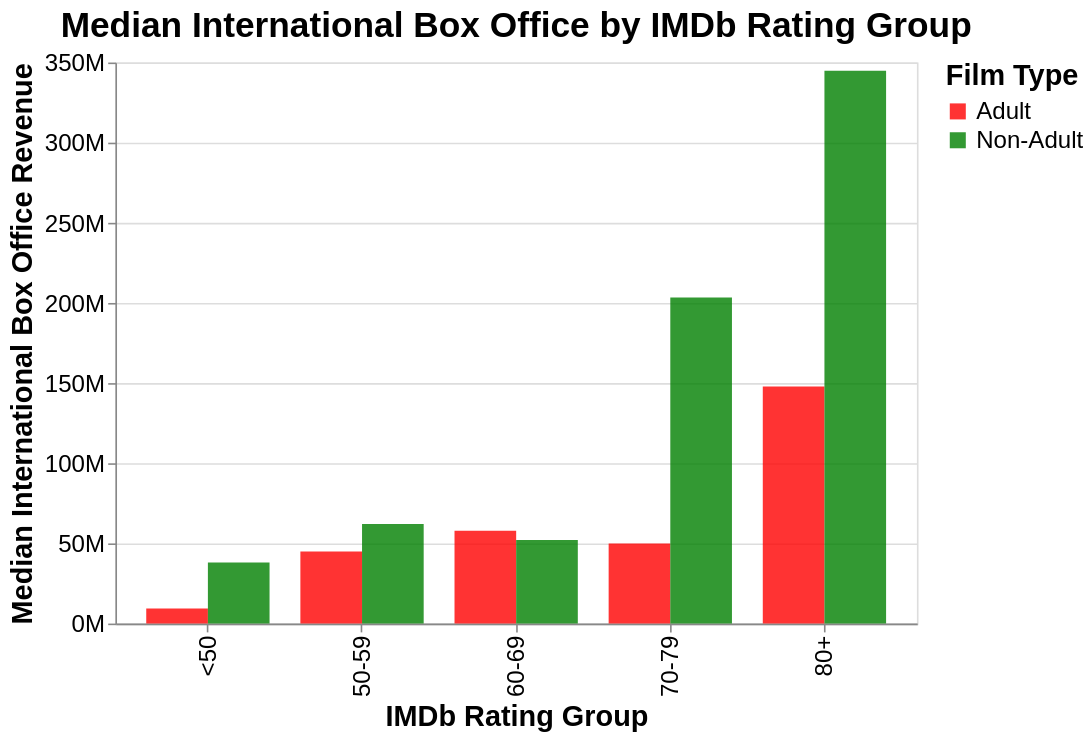

Notebook code for this chart:
### Code cell
import pandas as pd
import altair as alt

# 1. copy and clean
plot_df = df3.copy()

plot_df["imdb_ratings"] = pd.to_numeric(plot_df["imdb_ratings"], errors="coerce")
plot_df["gross"] = pd.to_numeric(plot_df["gross"], errors="coerce")
plot_df = plot_df.dropna(subset=["imdb_ratings", "gross", "isAdult"])
plot_df = plot_df[plot_df["gross"] > 0]

# 2. convert film type labels
plot_df["type"] = plot_df["isAdult"].map({True: "Adult", False: "Non-Adult"})

# 3. bin IMDb ratings
bins = [0, 50, 60, 70, 80, 101]
labels = ["<50", "50-59", "60-69", "70-79", "80+"]

plot_df["imdb_bin"] = pd.cut(
    plot_df["imdb_ratings"],
    bins=bins,
    labels=labels,
    right=False
)

# 4. summarize median gross by rating bin and film type
summary_df = (
    plot_df.groupby(["imdb_bin", "type"], observed=False)["gross"]
    .median()
    .reset_index()
)

### Figure 1 — Vega-Lite specification as saved in the notebook (floating-point values rounded to 4 significant figures)
{"config": {"view": {"continuousWidth": 300, "continuousHeight": 300}, "axis": {"labelFontSize": 15, "titleFontSize": 18}, "legend": {"labelFontSize": 15, "titleFontSize": 18}, "title": {"fontSize": 22}}, "data": {"name": "data-16d3f1543e34bc4f35d4003eed0d7d54"}, "mark": {"type": "bar", "opacity": 0.8}, "encoding": {"color": {"field": "type", "scale": {"domain": ["Adult", "Non-Adult"], "range": ["red", "green"]}, "title": "Film Type", "type": "nominal"}, "tooltip": [{"field": "imdb_bin", "title": "IMDb Rating Group", "type": "nominal"}, {"field": "type", "title": "Film Type", "type": "nominal"}, {"field": "gross", "format": ",", "title": "Median Revenue", "type": "quantitative"}], "x": {"field": "imdb_bin", "sort": ["<50", "50-59", "60-69", "70-79", "80+"], "title": "IMDb Rating Group", "type": "nominal"}, "xOffset": {"field": "type", "type": "nominal"}, "y": {"axis": {"format": "~s"}, "field": "gross", "title": "Median International Box Office Revenue", "type": "quantitative"}}, "height": 350, "title": "Median International Box Office by IMDb Rating Group", "width": 500, "$schema": "https://vega.github.io/schema/vega-lite/v5.20.1.json", "datasets": {"data-16d3f1543e34bc4f35d4003eed0d7d54": [{"imdb_bin": "<50", "type": "Adult", "gross": 9459000.0}, {"imdb_bin": "<50", "type": "Non-Adult", "gross": 38110000.0}, {"imdb_bin": "50-59", "type": "Adult", "gross": 44910000.0}, {"imdb_bin": "50-59", "type": "Non-Adult", "gross": 62190000.0}, {"imdb_bin": "60-69", "type": "Adult", "gross": 57910000.0}, {"imdb_bin": "60-69", "type": "Non-Adult", "gross": 52100000.0}, {"imdb_bin": "70-79", "type": "Adult", "gross": 49940000.0}, {"imdb_bin": "70-79", "type": "Non-Adult", "gross": 203400000.0}, {"imdb_bin": "80+", "type": "Adult", "gross": 147900000.0}, {"imdb_bin": "80+", "type": "Non-Adult", "gross": 344900000.0}]}}
